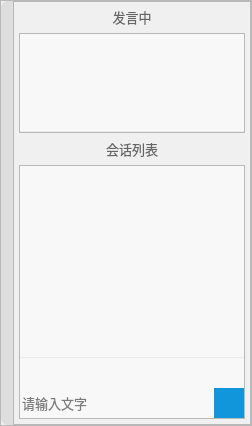
        <widget class="QFrame" name="flexible_frame">
         <property name="minimumSize">
          <size>
           <width>0</width>
           <height>0</height>
          </size>
         </property>
         <property name="maximumSize">
          <size>
           <width>250</width>
           <height>16777215</height>
          </size>
         </property>
         <property name="frameShape">
          <enum>QFrame::StyledPanel</enum>
         </property>
         <property name="frameShadow">
          <enum>QFrame::Raised</enum>
         </property>
         <layout class="QGridLayout" name="gridLayout_13">
          <property name="leftMargin">
           <number>0</number>
          </property>
          <property name="topMargin">
           <number>0</number>
          </property>
          <property name="rightMargin">
           <number>0</number>
          </property>
          <property name="bottomMargin">
           <number>0</number>
          </property>
          <property name="spacing">
           <number>0</number>
          </property>
          <item row="0" column="0">
           <widget class="QPushButton" name="flexible_frame_btn">
            <property name="sizePolicy">
             <sizepolicy hsizetype="Minimum" vsizetype="Preferred">
              <horstretch>0</horstretch>
              <verstretch>0</verstretch>
             </sizepolicy>
            </property>
            <property name="minimumSize">
             <size>
              <width>12</width>
              <height>0</height>
             </size>
            </property>
            <property name="maximumSize">
             <size>
              <width>12</width>
              <height>16777215</height>
             </size>
            </property>
            <property name="cursor">
             <cursorShape>PointingHandCursor</cursorShape>
            </property>
            <property name="autoFillBackground">
             <bool>false</bool>
            </property>
            <property name="styleSheet">
             <string notr="true">QPushButton {
	border-top-left-radius: 7px;
	border-bottom-left-radius: 7px;
	border: none;
	background: #dedede;
}

QPushButton:hover {
	background-color: #999999;
}

QPushButton:checked {
	background-color: #1D2B36;
}</string>
            </property>
            <property name="text">
             <string/>
            </property>
            <property name="icon">
             <iconset>
              <activeoff>:/button/Resources/material/button/show.png</activeoff>
              <activeon>:/button/Resources/material/button/hide.png</activeon>
             </iconset>
            </property>
            <property name="iconSize">
             <size>
              <width>12</width>
              <height>12</height>
             </size>
            </property>
            <property name="checkable">
             <bool>true</bool>
            </property>
           </widget>
          </item>
          <item row="0" column="1">
           <widget class="QFrame" name="flexible_main_area">
            <property name="minimumSize">
             <size>
              <width>238</width>
              <height>0</height>
             </size>
            </property>
            <property name="maximumSize">
             <size>
              <width>238</width>
              <height>16777215</height>
             </size>
            </property>
            <property name="styleSheet">
             <string notr="true">QFrame {
	background-color: #f0f0f0;
}

/*整体*/
QScrollBar:vertical {
    border: none;
    background-color: #F3F4F8;
    width: 5px;
}

QScrollBar:vertical:hover {
    border: none;
    background-color: rgb(220, 220, 220);
    width: 5px;
}


/*滚动条*/
QScrollBar::handle:vertical {
	border-radius: 2px;
    background: rgb(220, 220, 220);
    min-height: 20px;
}

/*滚动条：悬浮*/
QScrollBar::handle:vertical:hover {
	border-radius: 2px;
    background: rgb(200, 200, 200);
    min-height: 20px;
}

/*下箭头*/
QScrollBar::add-line:vertical {
    height: 0;
    subcontrol-position: bottom;
    subcontrol-origin: margin;
}

/*上箭头*/
QScrollBar::sub-line:vertical {
    height: 0px;
    subcontrol-position: top;
    subcontrol-origin: margin;
}</string>
            </property>
            <property name="frameShape">
             <enum>QFrame::StyledPanel</enum>
            </property>
            <property name="frameShadow">
             <enum>QFrame::Raised</enum>
            </property>
            <layout class="QGridLayout" name="gridLayout_14">
             <property name="leftMargin">
              <number>5</number>
             </property>
             <property name="topMargin">
              <number>5</number>
             </property>
             <property name="rightMargin">
              <number>5</number>
             </property>
             <property name="bottomMargin">
              <number>5</number>
             </property>
             <item row="0" column="1">
              <widget class="QLabel" name="label_34">
               <property name="font">
                <font>
                 <family>微软雅黑</family>
                 <pointsize>10</pointsize>
                </font>
               </property>
               <property name="styleSheet">
                <string notr="true">QLabel {
	border: none;
	background: none;
	color: #666666;
}</string>
               </property>
               <property name="text">
                <string>发言中</string>
               </property>
               <property name="alignment">
                <set>Qt::AlignCenter</set>
               </property>
              </widget>
             </item>
             <item row="0" column="2">
              <widget class="QPushButton" name="remove_btn">
               <property name="minimumSize">
                <size>
                 <width>20</width>
                 <height>20</height>
                </size>
               </property>
               <property name="maximumSize">
                <size>
                 <width>20</width>
                 <height>20</height>
                </size>
               </property>
               <property name="cursor">
                <cursorShape>PointingHandCursor</cursorShape>
               </property>
               <property name="toolTip">
                <string>移除</string>
               </property>
               <property name="styleSheet">
                <string notr="true">QPushButton {
	background: none;
	border: none;
	border-radius: 5px;
}

QPushButton:hover {
	background-color: #dedede;
}</string>
               </property>
               <property name="text">
                <string/>
               </property>
               <property name="icon">
                <iconset resource="../../Status.qrc">
                 <normaloff>:/button/Resources/material/button/remove.png</normaloff>:/button/Resources/material/button/remove.png</iconset>
               </property>
               <property name="iconSize">
                <size>
                 <width>13</width>
                 <height>13</height>
                </size>
               </property>
              </widget>
             </item>
             <item row="0" column="0">
              <spacer name="horizontalSpacer_2">
               <property name="orientation">
                <enum>Qt::Horizontal</enum>
               </property>
               <property name="sizeType">
                <enum>QSizePolicy::Fixed</enum>
               </property>
               <property name="sizeHint" stdset="0">
                <size>
                 <width>20</width>
                 <height>20</height>
                </size>
               </property>
              </spacer>
             </item>
             <item row="2" column="0" colspan="3">
              <widget class="QFrame" name="in_speech_member_frame">
               <property name="maximumSize">
                <size>
                 <width>16777215</width>
                 <height>100</height>
                </size>
               </property>
               <property name="frameShape">
                <enum>QFrame::StyledPanel</enum>
               </property>
               <property name="frameShadow">
                <enum>QFrame::Raised</enum>
               </property>
               <layout class="QGridLayout" name="gridLayout_16">
                <property name="leftMargin">
                 <number>0</number>
                </property>
                <property name="topMargin">
                 <number>0</number>
                </property>
                <property name="rightMargin">
                 <number>0</number>
                </property>
                <property name="bottomMargin">
                 <number>0</number>
                </property>
                <property name="spacing">
                 <number>0</number>
                </property>
                <item row="0" column="0">
                 <widget class="QListWidget" name="in_speech_member_view">
                  <property name="styleSheet">
                   <string notr="true">QListWidget {
	border: none;
	border-bottom: 1px solid #E8ECEC;
	background-color: #F8F8F8;
}</string>
                  </property>
                  <property name="horizontalScrollBarPolicy">
                   <enum>Qt::ScrollBarAlwaysOff</enum>
                  </property>
                 </widget>
                </item>
               </layout>
              </widget>
             </item>
             <item row="5" column="0" colspan="3">
              <widget class="QFrame" name="chat_frame">
               <property name="minimumSize">
                <size>
                 <width>0</width>
                 <height>0</height>
                </size>
               </property>
               <property name="styleSheet">
                <string notr="true"/>
               </property>
               <property name="frameShape">
                <enum>QFrame::StyledPanel</enum>
               </property>
               <property name="frameShadow">
                <enum>QFrame::Raised</enum>
               </property>
               <layout class="QGridLayout" name="gridLayout_15">
                <property name="leftMargin">
                 <number>0</number>
                </property>
                <property name="topMargin">
                 <number>0</number>
                </property>
                <property name="rightMargin">
                 <number>0</number>
                </property>
                <property name="bottomMargin">
                 <number>0</number>
                </property>
                <property name="spacing">
                 <number>0</number>
                </property>
                <item row="2" column="0">
                 <widget class="QLineEdit" name="chat_text_edit">
                  <property name="minimumSize">
                   <size>
                    <width>0</width>
                    <height>30</height>
                   </size>
                  </property>
                  <property name="maximumSize">
                   <size>
                    <width>16777215</width>
                    <height>30</height>
                   </size>
                  </property>
                  <property name="font">
                   <font>
                    <family>微软雅黑</family>
                    <pointsize>10</pointsize>
                   </font>
                  </property>
                  <property name="styleSheet">
                   <string notr="true">QLineEdit {
	border: none;
	background-color: #F8F8F8;
}</string>
                  </property>
                  <property name="placeholderText">
                   <string>请输入文字</string>
                  </property>
                 </widget>
                </item>
                <item row="0" column="0" colspan="2">
                 <widget class="QListWidget" name="chat_view">
                  <property name="styleSheet">
                   <string notr="true">QListWidget {
	border: none;
	border-bottom: 1px solid #E8ECEC;
	background-color: #F8F8F8;
}

</string>
                  </property>
                  <property name="verticalScrollBarPolicy">
                   <enum>Qt::ScrollBarAsNeeded</enum>
                  </property>
                  <property name="horizontalScrollBarPolicy">
                   <enum>Qt::ScrollBarAlwaysOff</enum>
                  </property>
                  <property name="editTriggers">
                   <set>QAbstractItemView::DoubleClicked|QAbstractItemView::EditKeyPressed</set>
                  </property>
                  <property name="selectionMode">
                   <enum>QAbstractItemView::SingleSelection</enum>
                  </property>
                  <property name="textElideMode">
                   <enum>Qt::ElideRight</enum>
                  </property>
                  <property name="verticalScrollMode">
                   <enum>QAbstractItemView::ScrollPerPixel</enum>
                  </property>
                  <property name="isWrapping" stdset="0">
                   <bool>false</bool>
                  </property>
                  <property name="resizeMode">
                   <enum>QListView::Fixed</enum>
                  </property>
                  <property name="batchSize">
                   <number>100</number>
                  </property>
                  <property name="wordWrap">
                   <bool>true</bool>
                  </property>
                 </widget>
                </item>
                <item row="2" column="1">
                 <widget class="QPushButton" name="send_btn">
                  <property name="minimumSize">
                   <size>
                    <width>30</width>
                    <height>30</height>
                   </size>
                  </property>
                  <property name="maximumSize">
                   <size>
                    <width>30</width>
                    <height>30</height>
                   </size>
                  </property>
                  <property name="cursor">
                   <cursorShape>PointingHandCursor</cursorShape>
                  </property>
                  <property name="toolTip">
                   <string>发送</string>
                  </property>
                  <property name="styleSheet">
                   <string notr="true">QPushButton {
	color: #ffffff;
	border: none;
	background-color: #1296db;
}

QPushButton:hover {
	background-color: #0E71A4;
}</string>
                  </property>
                  <property name="text">
                   <string/>
                  </property>
                  <property name="icon">
                   <iconset resource="../../Status.qrc">
                    <normaloff>:/button/Resources/material/button/send.png</normaloff>:/button/Resources/material/button/send.png</iconset>
                  </property>
                  <property name="shortcut">
                   <string>Enter</string>
                  </property>
                 </widget>
                </item>
                <item row="1" column="0" colspan="2">
                 <widget class="QFrame" name="tool_btn_frame">
                  <property name="minimumSize">
                   <size>
                    <width>0</width>
                    <height>30</height>
                   </size>
                  </property>
                  <property name="styleSheet">
                   <string notr="true">QFrame {
	border: none;
	background-color: #F8F8F8;
}</string>
                  </property>
                  <property name="frameShape">
                   <enum>QFrame::StyledPanel</enum>
                  </property>
                  <property name="frameShadow">
                   <enum>QFrame::Raised</enum>
                  </property>
                  <layout class="QGridLayout" name="gridLayout_17">
                   <property name="leftMargin">
                    <number>5</number>
                   </property>
                   <property name="topMargin">
                    <number>2</number>
                   </property>
                   <property name="rightMargin">
                    <number>5</number>
                   </property>
                   <property name="bottomMargin">
                    <number>2</number>
                   </property>
                   <property name="spacing">
                    <number>0</number>
                   </property>
                   <item row="0" column="2">
                    <widget class="QPushButton" name="chat_clear_btn">
                     <property name="minimumSize">
                      <size>
                       <width>20</width>
                       <height>20</height>
                      </size>
                     </property>
                     <property name="maximumSize">
                      <size>
                       <width>20</width>
                       <height>20</height>
                      </size>
                     </property>
                     <property name="cursor">
                      <cursorShape>PointingHandCursor</cursorShape>
                     </property>
                     <property name="toolTip">
                      <string>清屏</string>
                     </property>
                     <property name="styleSheet">
                      <string notr="true">QPushButton {
	border: none;
	border-radius: 3px;
	background: none;
}

QPushButton:checked {
	background-color: #dedede;
}</string>
                     </property>
                     <property name="text">
                      <string/>
                     </property>
                     <property name="icon">
                      <iconset resource="../../Status.qrc">
                       <normaloff>:/button/Resources/material/button/chat_clear.png</normaloff>:/button/Resources/material/button/chat_clear.png</iconset>
                     </property>
                     <property name="iconSize">
                      <size>
                       <width>17</width>
                       <height>17</height>
                      </size>
                     </property>
                     <property name="checkable">
                      <bool>false</bool>
                     </property>
                    </widget>
                   </item>
                   <item row="0" column="0">
                    <widget class="QPushButton" name="chat_ban_btn">
                     <property name="minimumSize">
                      <size>
                       <width>20</width>
                       <height>20</height>
                      </size>
                     </property>
                     <property name="maximumSize">
                      <size>
                       <width>20</width>
                       <height>20</height>
                      </size>
                     </property>
                     <property name="cursor">
                      <cursorShape>PointingHandCursor</cursorShape>
                     </property>
                     <property name="toolTip">
                      <string>禁言</string>
                     </property>
                     <property name="styleSheet">
                      <string notr="true">QPushButton {
	border: none;
	border-radius: 3px;
	background: none;
}

QPushButton:checked {
	background-color: #dedede;
}</string>
                     </property>
                     <property name="text">
                      <string/>
                     </property>
                     <property name="icon">
                      <iconset resource="../../Status.qrc">
                       <normaloff>:/button/Resources/material/button/chat_ban.png</normaloff>:/button/Resources/material/button/chat_ban.png</iconset>
                     </property>
                     <property name="iconSize">
                      <size>
                       <width>15</width>
                       <height>15</height>
                      </size>
                     </property>
                     <property name="checkable">
                      <bool>true</bool>
                     </property>
                    </widget>
                   </item>
                   <item row="0" column="1">
                    <widget class="QLabel" name="tips_text">
                     <property name="font">
                      <font>
                       <family>微软雅黑</family>
                       <pointsize>10</pointsize>
                      </font>
                     </property>
                     <property name="styleSheet">
                      <string notr="true">color: red;</string>
                     </property>
                     <property name="text">
                      <string/>
                     </property>
                     <property name="alignment">
                      <set>Qt::AlignCenter</set>
                     </property>
                    </widget>
                   </item>
                  </layout>
                 </widget>
                </item>
               </layout>
              </widget>
             </item>
             <item row="4" column="0" colspan="3">
              <widget class="QLabel" name="label_33">
               <property name="font">
                <font>
                 <family>微软雅黑</family>
                 <pointsize>10</pointsize>
                </font>
               </property>
               <property name="styleSheet">
                <string notr="true">QLabel {
	border: none;
	background: none;
	color: #666666;
}</string>
               </property>
               <property name="text">
                <string>会话列表</string>
               </property>
               <property name="alignment">
                <set>Qt::AlignCenter</set>
               </property>
              </widget>
             </item>
            </layout>
           </widget>
          </item>
         </layout>
        </widget>
